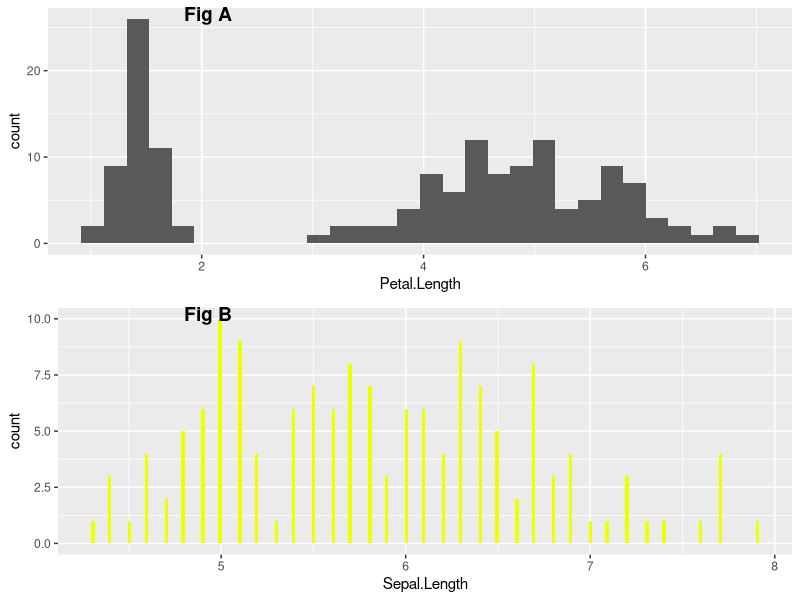
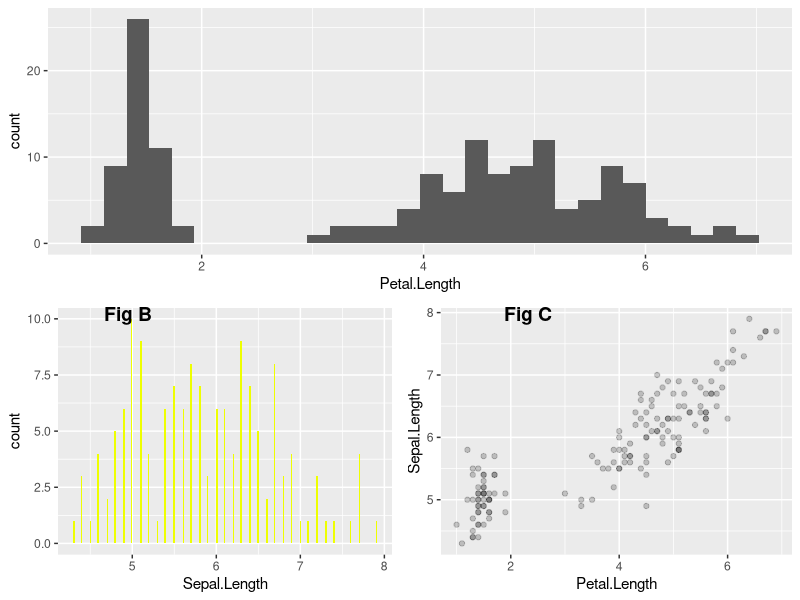
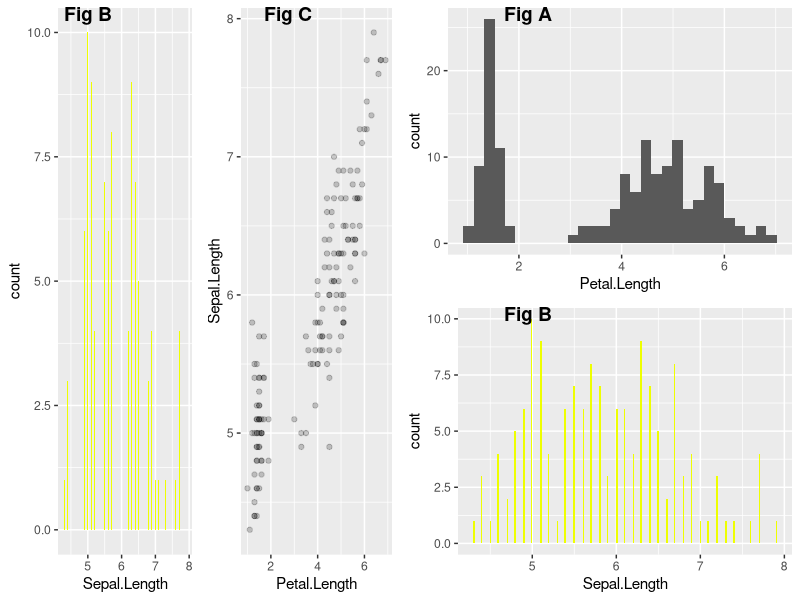

The R source for these figures, in order:
  #installing the required library
  #install.packages('cowplot')
  
  
  #loading the required libraries
  library(cowplot)
  library(ggplot2)
  
  #building the first plot  
  
  plot_histogram_SL <- ggplot(iris) + 
    geom_histogram(aes(Sepal.Length), fill = "#eeff00", bins = 200)
  
  #building the second plot
  
  plot_histogram_PL <- ggplot(iris) + 
    geom_histogram(aes(Petal.Length))
  
  
  #building the third plot
  
  plot_histogram_PL_SL <- ggplot(iris,aes(Petal.Length, Sepal.Length)) + 
    geom_point(alpha = 0.2)
  
  
  #Arranging Multiple Plots in Columns - 2 in 1
  
  plot_grid(plot_histogram_SL,
            plot_histogram_PL_SL,
            labels = c('Fig B','Fig C'),
            label_x = 0.2,
            ncol = 2) -> new_p1
  
  #Arranging Multiple Plots in Rows - 2 in 1
  
  plot_grid(plot_histogram_PL,
            plot_histogram_SL,
            labels = c('Fig A','Fig B'),
            label_x = 0.2,
            nrow = 2)
  
  #A cowplot plot with ggplot - 3 in 1
  
    
  plot_grid(plot_histogram_SL,
            plot_histogram_PL_SL,
            labels = c('Fig B','Fig C'),
            label_x = 0.2,
            ncol = 2) -> new_p1
  
  plot_grid(plot_histogram_PL,
            new_p1,
            #labels = c('Fig A','Fig B'),
            label_x = 0.2,
            nrow = 2)
  
  # 4 in 1
  
    plot_grid(plot_histogram_PL,
            plot_histogram_SL,
            labels = c('Fig A','Fig B'),
            label_x = 0.2,
            nrow = 2) -> new_p2
    
    plot_grid(new_p1,new_p2)
  
